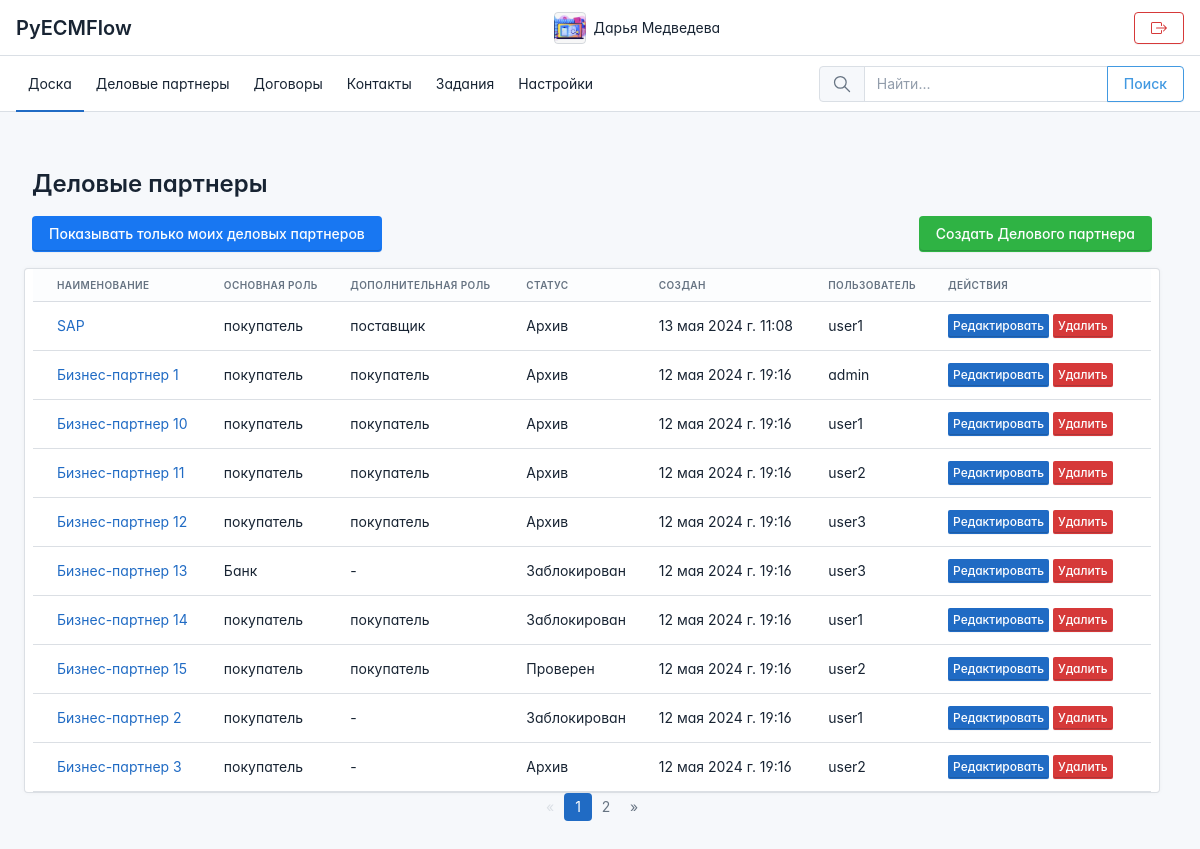
Screenshot of /businesspartner/ (signed in) with the database file from the repository.
### apps/accounts/models.py (models this page shows, shortened)
class UserProfile(models.Model):
    user = models.OneToOneField(User, on_delete=models.CASCADE, related_name='profile',
                                verbose_name='Пользователь')
    email_address = models.EmailField(blank=True,
                                      verbose_name='Наименование')
    bio = models.TextField(blank=True, null=True,
                           verbose_name='О себе')
    phone_number = models.CharField(max_length=20, blank=True, null=True, verbose_name='Телефон')
    profile_picture = models.ImageField(upload_to='user_images', null=True, blank=True,
                                        verbose_name='Фото профиля')

### apps/business_partner/models.py (models this page shows, shortened)
class BusinessPartner(models.Model):
    INDUSTRY_CHOICES = [
        ('Производство', 'Производство'),
        ('Розничная торговля', 'Розничная торговля'),
        ('Здравоохранение', 'Здравоохранение'),
        ('IT', 'IT'),
        ('Финансы', 'Финансы'),
        ('Образование', 'Образование'),
        ('Строительство', 'Строительство'),
        ('Транспорт', 'Транспорт'),
        ('Сельское хозяйство', 'Сельское хозяйство'),
        ('Энергетика', 'Энергетика'),
        ('Банк', 'Банк'),
    ]
    PRIMARY_ROLE_CHOICES = [
        ('покупатель', 'Покупатель'),
        ('поставщик', 'Поставщик'),
        ('партнер', 'Партнер'),
        ('Банк', 'Банк'),
    ]
    SECONDARY_ROLE_CHOICES = [
        ('покупатель', 'Покупатель'),
        ('поставщик', 'Поставщик'),
        ('партнер', 'Партнер'),
        ('Банк', 'Банк'),
        ('-', '-'),
    ]
    STATUS_CHOICES = [
        ('Архив', 'Архив'),
        ('Заблокирован', 'Заблокирован'),
        ('Проверен', 'Проверен'),
    ]
    RESIDENCE_CHOICES = [
        ('Да', 'Да'),
        ('Нет', 'Нет'),
    ]
    name = models.CharField(max_length=100, default='', verbose_name='Наименование')
    residence = models.CharField(max_length=100, default='', verbose_name='Резидент')
    vat = models.CharField(max_length=100, default='', verbose_name='Регистрационный номер')
    email = models.EmailField(max_length=100, default='', verbose_name='Электронная почта')
    phone = models.CharField(max_length=20, default='', verbose_name='Телефон')
    country = models.CharField(max_length=100, default='', verbose_name='Страна')
    postcode = models.CharField(max_length=20, default='', verbose_name='Индекс')
    city = models.CharField(max_length=100, default='', verbose_name='Город')
    street_name = models.CharField(max_length=200, default='', verbose_name='Улица')
    house_number = models.CharField(max_length=20, default='', verbose_name='Дом')
    industry = models.CharField(max_length=200, default='', verbose_name='Вид деятельности')
    primary_role = models.CharField(max_length=100, default='', verbose_name='Роль')
    secondary_role = models.CharField(max_length=100, default='', verbose_name='Доп. роль')
    status = models.CharField(max_length=100, default='', verbose_name='Статус')
    created_at = models.DateTimeField(auto_now_add=True, verbose_name='Создан')
    updated_at = models.DateTimeField(auto_now=True, verbose_name='Обновлен')
    user = models.ForeignKey(User, on_delete=models.CASCADE, related_name='customers',
                             null=True, verbose_name='Пользователь')

### apps/business_partner/views.py (the view)
# urls.py: path('businesspartner/', views.businesspartner_list, name='businesspartner_list'),
@login_required
def businesspartner_list(request):
    show_all = str(request.session.get('show_all', False)).lower()
    if 'show_all' in request.GET:
        show_all = str(request.GET.get('show_all', 'false')).lower() == 'true'
        request.session['show_all'] = show_all
    if show_all:
        businesspartners = BusinessPartner.objects.all().order_by('name')  # Order by name
    else:
        businesspartners = BusinessPartner.objects.filter(user=request.user).order_by('name')  # Order by name
    paginator = Paginator(businesspartners, 10)  # 10 контрагентов на странице
    page_number = request.GET.get('page')
    page_obj = paginator.get_page(page_number)
    return render(request, 'apps/business_partner/businesspartner_list.html',
                  {'page_obj': page_obj, 'show_all': show_all})

### templates/apps/business_partner/businesspartner_list.html (shortened to what this page needs)
{% extends 'base.html' %}
{% block content %}
<div class="container my-5">
    <div class="row mb-3">
        <div class="col-12">
            <h1>Деловые партнеры</h1>
       </div>
        <div class="row mb-3">
            <div class="col-12">
                <div class="d-flex justify-content-between mb-3">
                    {% if show_all %}
                    <a href="?show_all=false" class="btn btn-facebook">Показывать только моих деловых партнеров</a>
                    {% else %}
                    <a href="?show_all=true" class="btn btn-vimeo">Показывать всех деловых партнеров</a>
                    {% endif %}
                    <a href="{% url 'business_partner:businesspartner_create' %}" class="btn btn-success" >
                         Создать Делового партнера
                    </a>
                </div>
            </div>
            <div class="card">
                <table class="table card-table table-vcenter">
                    <thead>
                    <tr>
                        <th>Наименование</th>
                        <th>Основная роль</th>
                        <th>Дополнительная роль</th>
                        <th>Статус</th>
                        <th>Создан</th>
                        <th>Пользователь</th>
                        <th>Действия</th>
                    </tr>
                    </thead>
                    <tbody>
                    {% for businesspartner in page_obj %}
                    <tr>
                        <td><a href="{% url 'business_partner:businesspartner_detail' businesspartner.id %}">{{ businesspartner.name }}</a></td>
                        <td>{{ businesspartner.primary_role }}</td>
                        <td>{{ businesspartner.secondary_role }}</td>
                        <td>{{ businesspartner.status }}</td>
                        <td>{{ businesspartner.created_at }}</td>
                        <td>{{ businesspartner.user.username }}</td>
                        <td>
                            <a href="{% url 'business_partner:businesspartner_update' businesspartner.id %}" class="btn btn-primary btn-sm">Редактировать</a>
                            <a href="{% url 'business_partner:businesspartner_delete' businesspartner.id %}" class="btn btn-danger btn-sm">Удалить</a>
                        </td>
                    </tr>
                    {% empty %}
                    <tr>
                        <td colspan="6">Бизнес-партнеры не найдены.</td>
                    </tr>
                    {% endfor %}
                    </tbody>
                </table>
            </div>
            <nav aria-label="Page navigation">
                <ul class="pagination justify-content-center">
                    {% if page_obj.has_previous %}
                    <li class="page-item">
                        <a class="page-link" href="?page=1&show_all={{ show_all }}" aria-label="First">
                            <span aria-hidden="true">&laquo;</span>
                        </a>
                    </li>
                    {% else %}
                    <li class="page-item disabled">
                        <a class="page-link" href="#" aria-label="First">
                            <span aria-hidden="true">&laquo;</span>
                        </a>
                    </li>
                    {% endif %}
                    {% for i in page_obj.paginator.page_range %}
                    {% if page_obj.number == i %}
                    <li class="page-item active"><a class="page-link" href="#">{{ i }}</a></li>
                    {% else %}
                    <li class="page-item"><a class="page-link" href="?page={{ i }}&show_all={{ show_all }}">{{ i }}</a></li>
                    {% endif %}
                    {% endfor %}
                    {% if page_obj.has_next %}
                    <li class="page-item">
                        <a class="page-link" href="?page={{ page_obj.next_page_number }}&show_all={{ show_all }}" aria-label="Next">
                            <span aria-hidden="true">&raquo;</span>
                        </a>
                    </li>
                    {% else %}
                    <li class="page-item disabled">
                        <a class="page-link" href="#" aria-label="Next">
                            <span aria-hidden="true">&raquo;</span>
                        </a>
                    </li>
                    {% endif %}
                </ul>
            </nav>
        </div>
    </div>
</div>
{% endblock %}

### templates/navigation.html (shortened to what this page needs)
<header class="navbar navbar-expand-md d-print-none" >
    <div class="container-xl">
        <h1 class="navbar-brand navbar-brand-autodark d-none-navbar-horizontal pe-0 pe-md-3" width="110" height="32">
            <a href="{% url 'dashboard:dashboard' %}">PyECMFlow</a>
        </h1>
        <div class="navbar-nav flex-row order-md-last">
            <div class="d-none d-md-flex">
                <div class="nav-item">
                    <a href="{% url 'accounts:profile' %}" class="nav-link d-flex lh-1 text-reset p-0" >
                        <span class="avatar avatar-sm" style="background-image: url({% if user.profile.profile_picture %}{{ user.profile.profile_picture.url }}{% else %}https://via.placeholder.com/150{% endif %})"></span>
                        <div class="d-none d-xl-block ps-2">
                            <div>{{ user.first_name }} {{ user.last_name }}</div>
                        </div>
                    </a>
                </div>
            </div>
        </div>
        <div class="navbar-nav flex-row order-md-last">
            <div class="d-none d-md-flex">
                <div class="nav-item">
                    <div class="d-none d-xl-block ps-2">
                        <a href="{% url 'accounts:login' %}" class="nav-link d-flex lh-1 text-reset p-0" >
                            <button type="button" class="btn btn-outline-danger"></button>
                        </a>
                    </div>
                </div>
            </div>
        </div>
    </div>
</header>
<header class="navbar-expand-md">
    <div class="collapse navbar-collapse" id="navbar-menu">
        <div class="navbar">
            <div class="container-xl">
                <ul class="navbar-nav">
                    <li class="nav-item active">
                        <a class="nav-link" href="{% url 'dashboard:dashboard' %}" >
                            <span class="nav-link-title ">Доска</span>
                        </a>
                    </li>
                    <li class="nav-item">
                        <a class="nav-link" href="{% url 'business_partner:businesspartner_list' %}">
                            <span class="nav-link-title">Деловые партнеры</span>
                        </a>
                    </li>
                    <li class="nav-item">
                        <a class="nav-link" href="{% url 'contracts:contracts_list' %}" >
                            <span class="nav-link-title">Договоры</span>
                        </a>
                    </li>
                    <li class="nav-item">
                        <a class="nav-link" href="{% url 'contact:contact_list' %}" >
                            <span class="nav-link-title">Контакты</span>
                        </a>
                    </li>
                    <li class="nav-item">
                        <a class="nav-link" href="{% url 'tasks:task_list' %}" >
                            <span class="nav-link-title">Задания</span>
                        </a>
                    </li>
                    {% if request.user.is_staff %}
                    <li class="nav-item">
                        <a class="nav-link" href="{% url 'admin:index' %}" >
                            <span class="nav-link-title">Настройки</span>
                        </a>
                    </li>
                    {% endif %}
                </ul>
            <div class="my-2 my-md-0 flex-grow-1 flex-md-grow-0 order-first order-md-last">
                <form id="search-form" action="{% url 'search:search' %}" method="get" autocomplete="off" novalidate>
                    <div class="input-group">
                        <span class="input-group-text">
                        </span>
                        <input id="search-input" type="text" name="q" value="" class="form-control" placeholder="Найти..." aria-label="Search the website">
                        <button class="btn btn-outline-info" type="submit">Поиск</button>
                    </div>
                </form>
            </div>
            </div>
        </div>
    </div>
</header>

### templates/base.html (style rules this page uses)
:root { --tblr-font-sans-serif: 'Inter Var', -apple-system, BlinkMacSystemFont, San Francisco, Segoe UI, Roboto, Helvetica Neue, sans-serif; }
body { font-feature-settings: "cv03", "cv04", "cv11"; }

### rows the page displays
BusinessPartner: name "SAP", primary_role "покупатель", secondary_role "поставщик", status "Архив", created_at "13 мая 2024 г. 11:08", user.username "user1"
BusinessPartner: name "Бизнес-партнер 1", primary_role "покупатель", secondary_role "покупатель", status "Архив", created_at "12 мая 2024 г. 19:16", user.username "admin"
BusinessPartner: name "Бизнес-партнер 10", primary_role "покупатель", secondary_role "покупатель", status "Архив", created_at "12 мая 2024 г. 19:16", user.username "user1"
BusinessPartner: name "Бизнес-партнер 11", primary_role "покупатель", secondary_role "покупатель", status "Архив", created_at "12 мая 2024 г. 19:16", user.username "user2"
BusinessPartner: name "Бизнес-партнер 12", primary_role "покупатель", secondary_role "покупатель", status "Архив", created_at "12 мая 2024 г. 19:16", user.username "user3"
BusinessPartner: name "Бизнес-партнер 13", primary_role "Банк", secondary_role "-", status "Заблокирован", created_at "12 мая 2024 г. 19:16", user.username "user3"
BusinessPartner: name "Бизнес-партнер 14", primary_role "покупатель", secondary_role "покупатель", status "Заблокирован", created_at "12 мая 2024 г. 19:16", user.username "user1"
BusinessPartner: name "Бизнес-партнер 15", primary_role "покупатель", secondary_role "покупатель", status "Проверен", created_at "12 мая 2024 г. 19:16", user.username "user2"
BusinessPartner: name "Бизнес-партнер 2", primary_role "покупатель", secondary_role "-", status "Заблокирован", created_at "12 мая 2024 г. 19:16", user.username "user1"
BusinessPartner: name "Бизнес-партнер 3", primary_role "покупатель", secondary_role "-", status "Архив", created_at "12 мая 2024 г. 19:16", user.username "user2"

### other values shown
{{ user.first_name }} "Дарья"
{{ user.last_name }} "Медведева"
{{ i }} "1"
{{ i }} "2"
